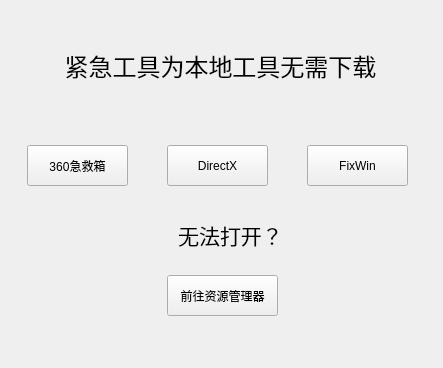
<?xml version="1.0" encoding="UTF-8"?>
<ui version="4.0">
 <class>EMGToolPage</class>
 <widget class="QWidget" name="EMGToolPage">
  <property name="geometry">
   <rect>
    <x>0</x>
    <y>0</y>
    <width>443</width>
    <height>368</height>
   </rect>
  </property>
  <property name="minimumSize">
   <size>
    <width>443</width>
    <height>368</height>
   </size>
  </property>
  <property name="maximumSize">
   <size>
    <width>443</width>
    <height>368</height>
   </size>
  </property>
  <property name="windowTitle">
   <string>Form</string>
  </property>
  <property name="windowIcon">
   <iconset resource="../../Static/Q_Img/main.qrc">
    <normaloff>:/logo.png</normaloff>:/logo.png</iconset>
  </property>
  <widget class="QLabel" name="Tips">
   <property name="geometry">
    <rect>
     <x>0</x>
     <y>20</y>
     <width>441</width>
     <height>91</height>
    </rect>
   </property>
   <property name="text">
    <string>&lt;html&gt;&lt;head/&gt;&lt;body&gt;&lt;p align=&quot;center&quot;&gt;&lt;span style=&quot; font-size:18pt;&quot;&gt;紧急工具为本地工具无需下载&lt;/span&gt;&lt;/p&gt;&lt;/body&gt;&lt;/html&gt;</string>
   </property>
  </widget>
  <widget class="QPushButton" name="FAK360">
   <property name="geometry">
    <rect>
     <x>27</x>
     <y>145</y>
     <width>101</width>
     <height>41</height>
    </rect>
   </property>
   <property name="text">
    <string>360急救箱</string>
   </property>
  </widget>
  <widget class="QPushButton" name="DX">
   <property name="geometry">
    <rect>
     <x>167</x>
     <y>145</y>
     <width>101</width>
     <height>41</height>
    </rect>
   </property>
   <property name="text">
    <string>DirectX</string>
   </property>
  </widget>
  <widget class="QPushButton" name="pushButton_3">
   <property name="geometry">
    <rect>
     <x>307</x>
     <y>145</y>
     <width>101</width>
     <height>41</height>
    </rect>
   </property>
   <property name="text">
    <string>FixWin</string>
   </property>
  </widget>
  <widget class="QPushButton" name="Go_Explorer">
   <property name="geometry">
    <rect>
     <x>167</x>
     <y>275</y>
     <width>111</width>
     <height>41</height>
    </rect>
   </property>
   <property name="text">
    <string>前往资源管理器</string>
   </property>
  </widget>
  <widget class="QLabel" name="label_2">
   <property name="geometry">
    <rect>
     <x>130</x>
     <y>210</y>
     <width>201</width>
     <height>51</height>
    </rect>
   </property>
   <property name="text">
    <string>&lt;html&gt;&lt;head/&gt;&lt;body&gt;&lt;p align=&quot;center&quot;&gt;&lt;span style=&quot; font-size:16pt;&quot;&gt;无法打开？&lt;/span&gt;&lt;/p&gt;&lt;/body&gt;&lt;/html&gt;</string>
   </property>
  </widget>
 </widget>
 <resources>
  <include location="../../Static/Q_Img/main.qrc"/>
 </resources>
 <connections/>
</ui>
